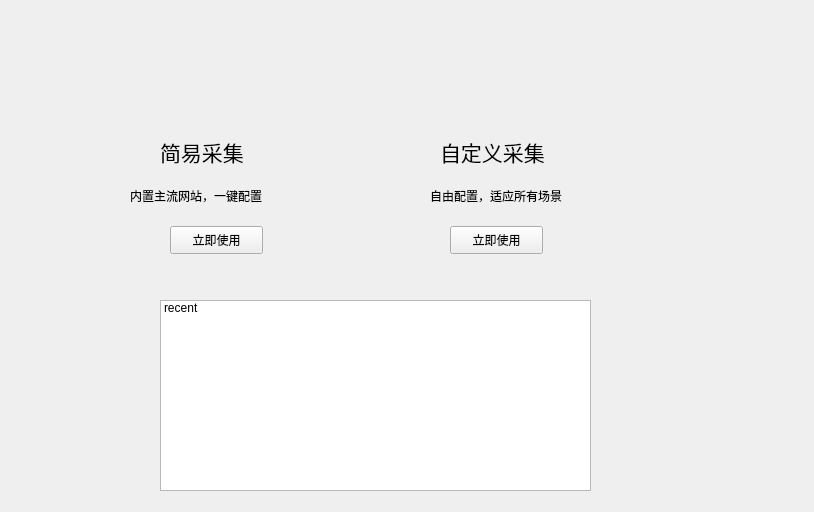
<?xml version="1.0" encoding="UTF-8"?>
<ui version="4.0">
 <class>Form</class>
 <widget class="QWidget" name="Form">
  <property name="geometry">
   <rect>
    <x>0</x>
    <y>0</y>
    <width>814</width>
    <height>512</height>
   </rect>
  </property>
  <property name="windowTitle">
   <string>Form</string>
  </property>
  <widget class="QWidget" name="widget_2" native="true">
   <property name="geometry">
    <rect>
     <x>390</x>
     <y>50</y>
     <width>231</width>
     <height>211</height>
    </rect>
   </property>
   <widget class="QLabel" name="label_45">
    <property name="geometry">
     <rect>
      <x>40</x>
      <y>136</y>
      <width>181</width>
      <height>20</height>
     </rect>
    </property>
    <property name="text">
     <string>自由配置，适应所有场景</string>
    </property>
   </widget>
   <widget class="QLabel" name="label_46">
    <property name="geometry">
     <rect>
      <x>50</x>
      <y>86</y>
      <width>151</width>
      <height>31</height>
     </rect>
    </property>
    <property name="font">
     <font>
      <pointsize>16</pointsize>
     </font>
    </property>
    <property name="text">
     <string>自定义采集</string>
    </property>
   </widget>
   <widget class="QLabel" name="label_44">
    <property name="geometry">
     <rect>
      <x>70</x>
      <y>10</y>
      <width>71</width>
      <height>61</height>
     </rect>
    </property>
    <property name="text">
     <string/>
    </property>
    <property name="pixmap">
     <pixmap resource="pyscr.qrc">:/img/doc_import_48px_14623_easyicon.net.png</pixmap>
    </property>
    <property name="scaledContents">
     <bool>true</bool>
    </property>
   </widget>
   <widget class="QPushButton" name="btnJumpCutom">
    <property name="geometry">
     <rect>
      <x>60</x>
      <y>176</y>
      <width>93</width>
      <height>28</height>
     </rect>
    </property>
    <property name="text">
     <string>立即使用</string>
    </property>
   </widget>
  </widget>
  <widget class="QListWidget" name="listWidget_2">
   <property name="geometry">
    <rect>
     <x>160</x>
     <y>300</y>
     <width>431</width>
     <height>191</height>
    </rect>
   </property>
   <item>
    <property name="text">
     <string>recent</string>
    </property>
   </item>
  </widget>
  <widget class="QWidget" name="widget" native="true">
   <property name="geometry">
    <rect>
     <x>100</x>
     <y>50</y>
     <width>231</width>
     <height>211</height>
    </rect>
   </property>
   <widget class="QLabel" name="label_22">
    <property name="geometry">
     <rect>
      <x>80</x>
      <y>10</y>
      <width>71</width>
      <height>61</height>
     </rect>
    </property>
    <property name="text">
     <string/>
    </property>
    <property name="pixmap">
     <pixmap resource="pyscr.qrc">:/img/spreadsheet_40px_573143_easyicon.net.png</pixmap>
    </property>
    <property name="scaledContents">
     <bool>true</bool>
    </property>
   </widget>
   <widget class="QPushButton" name="btnJumpTemplate">
    <property name="geometry">
     <rect>
      <x>70</x>
      <y>176</y>
      <width>93</width>
      <height>28</height>
     </rect>
    </property>
    <property name="text">
     <string>立即使用</string>
    </property>
   </widget>
   <widget class="QLabel" name="label_5">
    <property name="geometry">
     <rect>
      <x>60</x>
      <y>86</y>
      <width>121</width>
      <height>31</height>
     </rect>
    </property>
    <property name="font">
     <font>
      <family>Agency FB</family>
      <pointsize>16</pointsize>
     </font>
    </property>
    <property name="text">
     <string>简易采集</string>
    </property>
   </widget>
   <widget class="QLabel" name="label_21">
    <property name="geometry">
     <rect>
      <x>30</x>
      <y>136</y>
      <width>181</width>
      <height>20</height>
     </rect>
    </property>
    <property name="text">
     <string>内置主流网站，一键配置</string>
    </property>
   </widget>
  </widget>
 </widget>
 <resources>
  <include location="pyscr.qrc"/>
 </resources>
 <connections/>
</ui>
